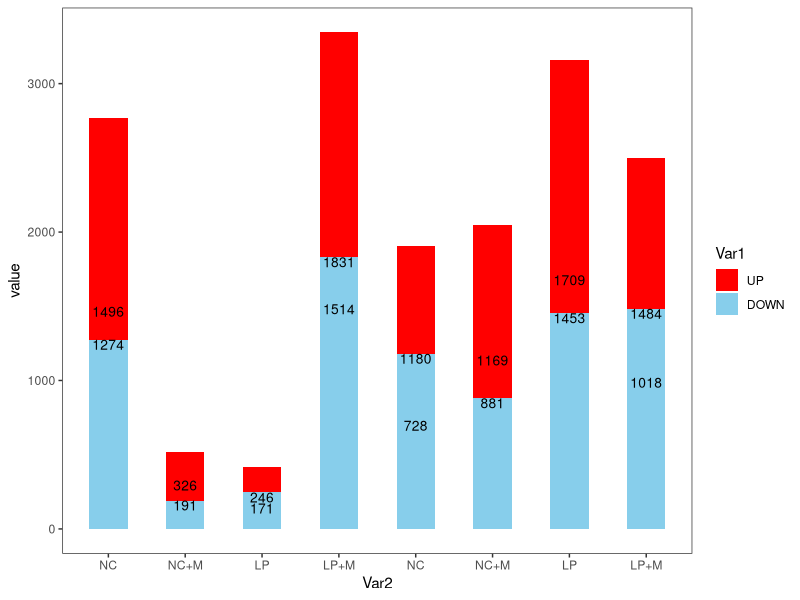

The R script that drew this image:
library(ggplot2)

shoot_nc_up <- 1496
shoot_nc_down <- 1274
shoot_nc <- rbind(shoot_nc_up,shoot_nc_down)

shoot_ncm_up <- 326
shoot_ncm_down <- 191
shoot_ncm <- rbind(shoot_ncm_up,shoot_ncm_down)

shoot_lp_up <- 171
shoot_lp_down <- 246
shoot_lp <- rbind(shoot_lp_up,shoot_lp_down)

shoot_lpm_up <- 1514
shoot_lpm_down <- 1831
shoot_lpm <- rbind(shoot_lpm_up,shoot_lpm_down)

root_nc_up <- 728
root_nc_down <- 1180
root_nc <- rbind(root_nc_up,root_nc_down)

root_ncm_up <- 1169
root_ncm_down <- 881
root_ncm <- rbind(root_ncm_up,root_ncm_down)

root_lp_up <- 1709
root_lp_down <- 1453
root_lp <- rbind(root_lp_up,root_lp_down)

root_lpm_up <- 1018
root_lpm_down <- 1484
root_lpm <- rbind(root_lpm_up,root_lpm_down)

all <- cbind(shoot_nc,shoot_ncm,shoot_lp,shoot_lpm,root_nc,root_ncm,root_lp,root_lpm)
rownames(all) <- c("UP", "DOWN")
colnames(all) <- c("Shoot_NC","Shoot_NCM","Shoot_LP","Shoot_LPM","Root_NC","Root_NCM","Root_LP","Root_LPM")

library("reshape2")

all1 <- melt(all)

library("ggplot2")

p <- ggplot(data=all1, mapping=aes(x=Var2, y=value, fill=Var1))+
  geom_bar(stat="identity",width=0.5,position="stack")+
  scale_fill_manual(values=c("red","skyblue"))+
  geom_text(aes(label=value), vjust=1, color="black", size=3.5)+
  scale_x_discrete(breaks=c("Shoot_NC","Shoot_NCM","Shoot_LP","Shoot_LPM","Root_NC","Root_NCM","Root_LP","Root_LPM"),
                   labels=c("NC","NC+M","LP","LP+M","NC","NC+M","LP","LP+M"))+
  theme_minimal()+
  theme_bw()+theme(panel.grid.major = element_blank())+
  theme(panel.grid.minor = element_blank())

pdf("Figure_8e.pdf", width=5, height=3, useDingbats = F)
p
dev.off()

